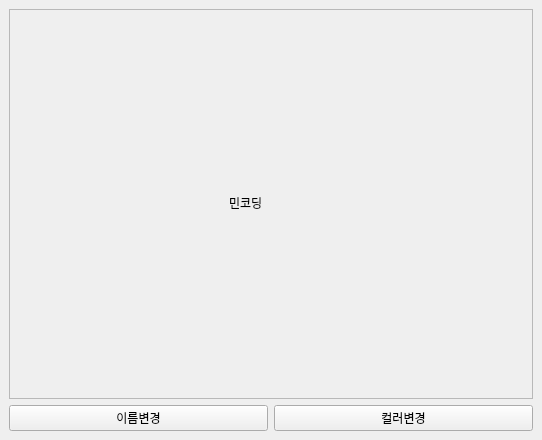
<?xml version="1.0" encoding="UTF-8"?>
<ui version="4.0">
 <class>MainWindow</class>
 <widget class="QMainWindow" name="MainWindow">
  <property name="geometry">
   <rect>
    <x>0</x>
    <y>0</y>
    <width>542</width>
    <height>440</height>
   </rect>
  </property>
  <property name="windowTitle">
   <string>MainWindow</string>
  </property>
  <widget class="QWidget" name="centralwidget">
   <layout class="QGridLayout" name="gridLayout">
    <item row="1" column="1">
     <layout class="QGridLayout" name="gridLayout_2">
      <item row="1" column="1">
       <widget class="QPushButton" name="pushButton_2">
        <property name="text">
         <string>컬러변경</string>
        </property>
       </widget>
      </item>
      <item row="1" column="0">
       <widget class="QPushButton" name="pushButton">
        <property name="text">
         <string>이름변경</string>
        </property>
       </widget>
      </item>
      <item row="0" column="0" colspan="2">
       <widget class="QFrame" name="frame">
        <property name="frameShape">
         <enum>QFrame::StyledPanel</enum>
        </property>
        <property name="frameShadow">
         <enum>QFrame::Raised</enum>
        </property>
        <widget class="QLabel" name="label">
         <property name="geometry">
          <rect>
           <x>220</x>
           <y>180</y>
           <width>90</width>
           <height>28</height>
          </rect>
         </property>
         <property name="text">
          <string>민코딩</string>
         </property>
        </widget>
       </widget>
      </item>
     </layout>
    </item>
   </layout>
  </widget>
 </widget>
 <resources/>
 <connections>
  <connection>
   <sender>pushButton</sender>
   <signal>clicked()</signal>
   <receiver>MainWindow</receiver>
   <slot>showDialog()</slot>
   <hints>
    <hint type="sourcelabel">
     <x>130</x>
     <y>410</y>
    </hint>
    <hint type="destinationlabel">
     <x>124</x>
     <y>454</y>
    </hint>
   </hints>
  </connection>
  <connection>
   <sender>pushButton_2</sender>
   <signal>clicked()</signal>
   <receiver>MainWindow</receiver>
   <slot>showDialog()</slot>
   <hints>
    <hint type="sourcelabel">
     <x>386</x>
     <y>418</y>
    </hint>
    <hint type="destinationlabel">
     <x>502</x>
     <y>439</y>
    </hint>
   </hints>
  </connection>
 </connections>
 <slots>
  <slot>showDialog()</slot>
 </slots>
</ui>
